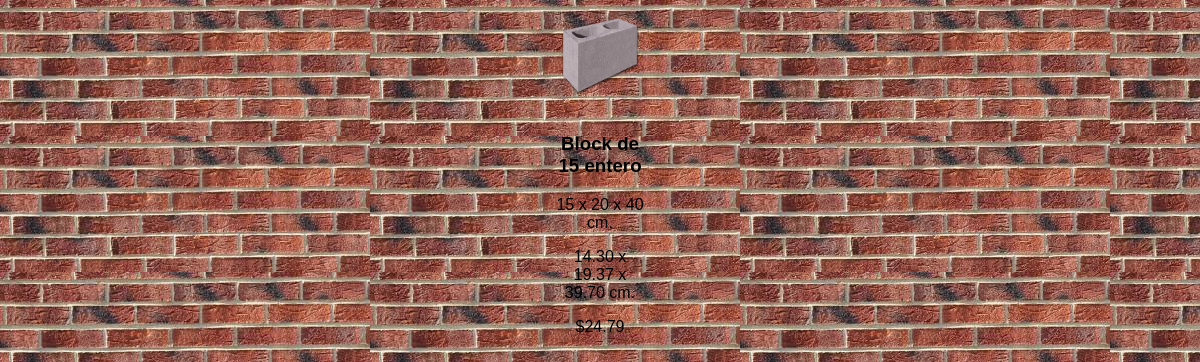
Page /detallesProductos.php?producto_id=3 on the committed database.
### tables this page shows
CREATE TABLE Productos (
    producto_id INT AUTO_INCREMENT PRIMARY KEY,
    nombre VARCHAR(100) NOT NULL,
    descripcion TEXT,
    especificaciones TEXT,
    precio DECIMAL(10, 2) NOT NULL,
    imagen_url VARCHAR(255),
    stock INT NOT NULL,
    categoria_id INT,
    FOREIGN KEY (categoria_id) REFERENCES Categorias(categoria_id)
);

### detallesProductos.php (the view, shortened to what this page needs)
<?php
$host = "localhost";
$puerto = 3306;
$usuario = "root";
$contraseña = "";
$basededatos = "tienda_online";
$conn = new mysqli($host, $usuario, $contraseña, $basededatos, $puerto);
$producto_id = isset($_GET['producto_id']) ? (int)$_GET['producto_id'] : 0;
$sql = "SELECT nombre, descripcion, especificaciones, precio, imagen_url, stock FROM Productos WHERE producto_id = ?";
$stmt = $conn->prepare($sql);
$stmt->bind_param("i", $producto_id);
$stmt->execute();
$result = $stmt->get_result();
if ($result->num_rows > 0) {
    $row = $result->fetch_assoc();
    $nombre = $row['nombre'];
    $descripcion = $row['descripcion'];
    $especificaciones = $row['especificaciones'];
    $precio = $row['precio'];
    $imagen_url = $row['imagen_url'];
} else {
    die("No se encontraron productos con ese ID");
}
?>
<!DOCTYPE html>
<html lang="es">
<head>
    <link rel="stylesheet" href="diseño.css">
</head>
<body>
    <div class="container">
        <div class="producto">
            <img src="<?php echo htmlspecialchars($imagen_url); ?>" alt="<?php echo htmlspecialchars($nombre); ?>">
            <h3><?php echo htmlspecialchars($nombre); ?></h3>
            <p><?php echo nl2br(htmlspecialchars($descripcion)); ?></p>
            <p><?php echo nl2br(htmlspecialchars($especificaciones)); ?></p>
            <div class="precio">$<?php echo htmlspecialchars($precio); ?></div>
        </div>
    </div>
</body>
</html>

### diseño.css (style rules this page uses)
body { background-image: url('imagenes/fondo.jpeg'); background-repeat: repeat; background-size: auto; font-family: Arial, sans-serif; margin: 0; padding: 0; box-sizing: border-box; display: flex; justify-content: center; align-items: center; }
.producto { text-align: center; width: 30%; }
.producto img { max-width: 100%; height: 35%; }
.producto p { text-align: center; }
.container { display: flex; justify-content: space-around; text-align: center; }

### rows in the picture
productos: imagen_url (picture), nombre "Block de 15 entero", descripcion "15 x 20 x 40 cm.", especificaciones "14.30 x 19.37 x 39.70 cm.", precio "24.79"
